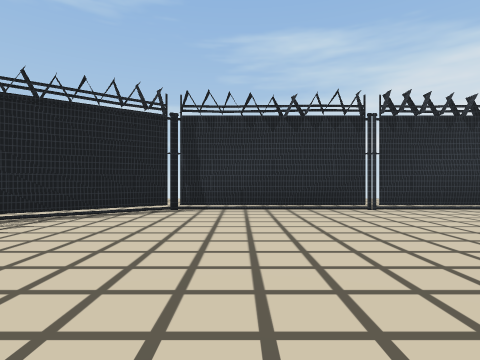
View 1 (above)

24 first-person views from a walk through a Unity game level. The camera is 1.4 m above the floor, looks level and sees 80° across. The floor is counted in squares, 2 m on a side. Each view is taken from the middle of a square. On the plan, view 1 faces up. The plan holds only what a view shows up to about 10 squares ahead; the rest is blank. The place goes on beyond the plan. The player is left out. Some surface patterns are stand-ins.

View 2
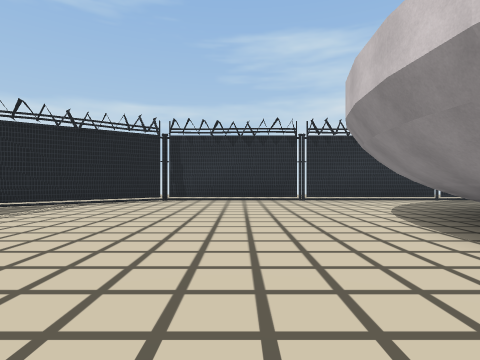

View 3
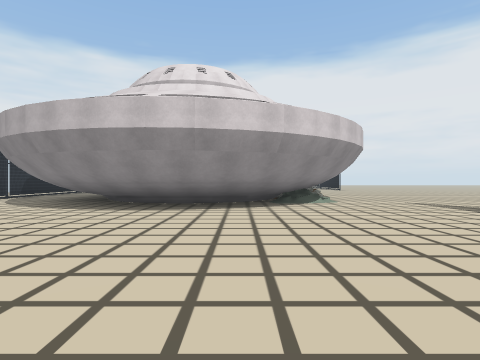

View 4
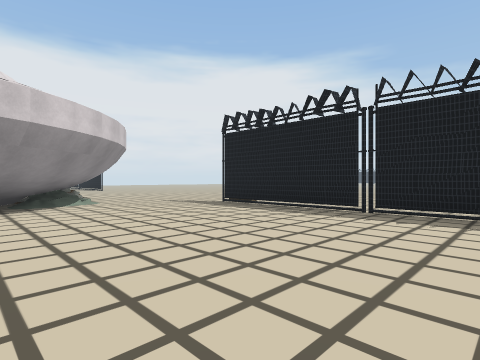

View 5
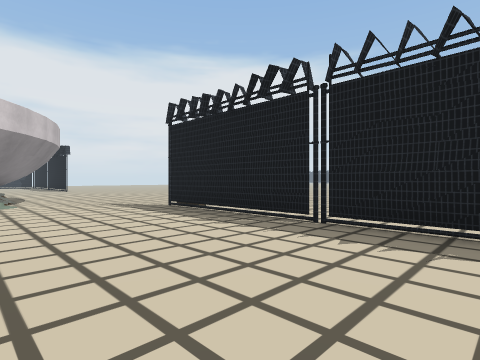

View 6
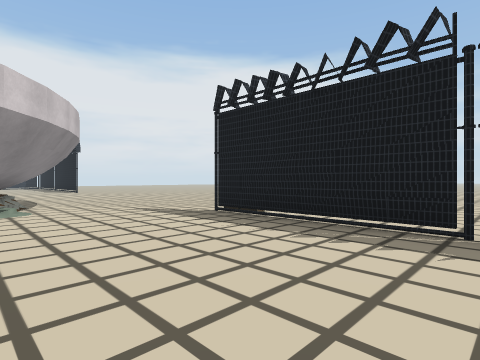

View 7
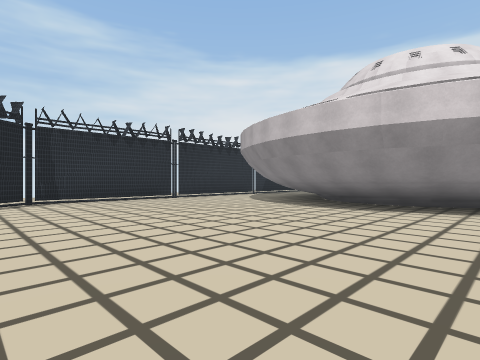

View 8
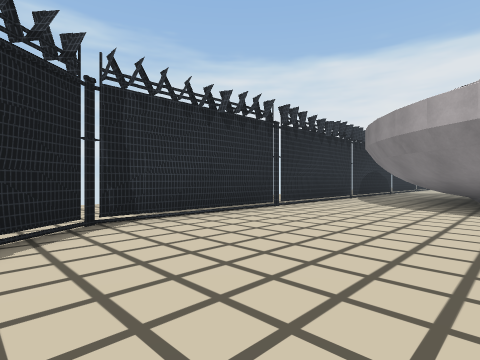

View 9
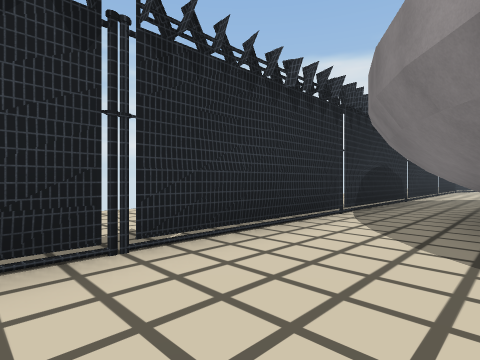

View 10
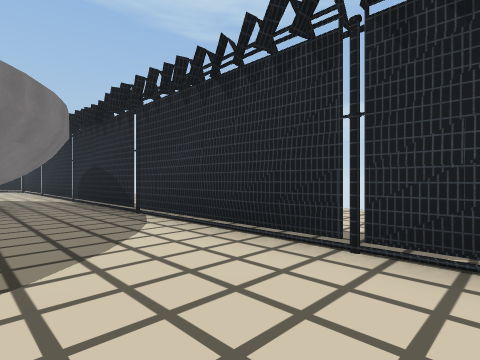

View 11
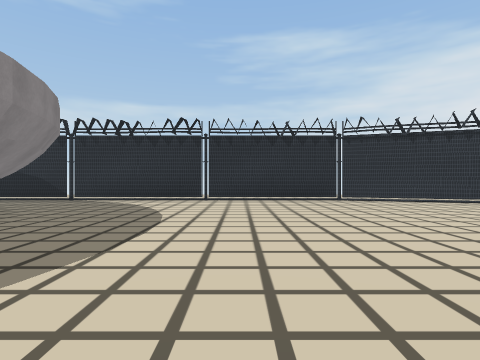

View 12
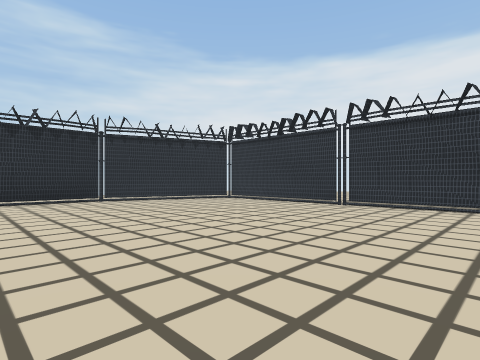

View 13
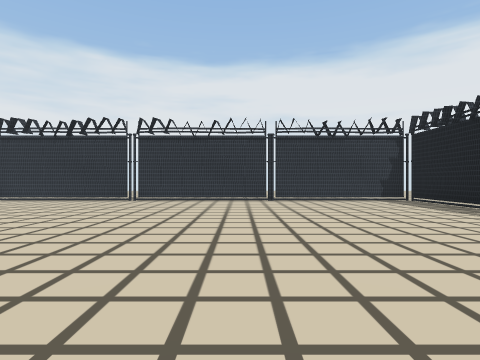

View 14
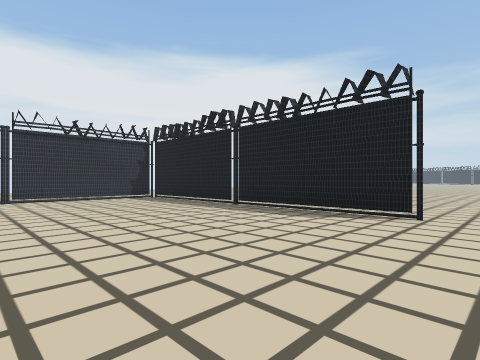

View 15
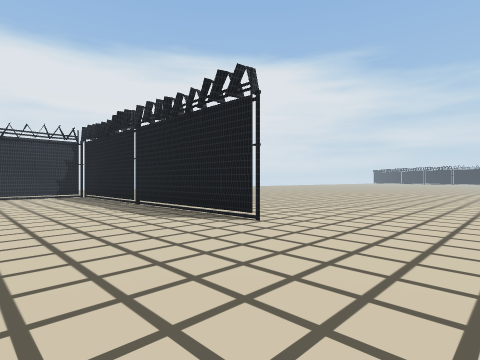

View 16
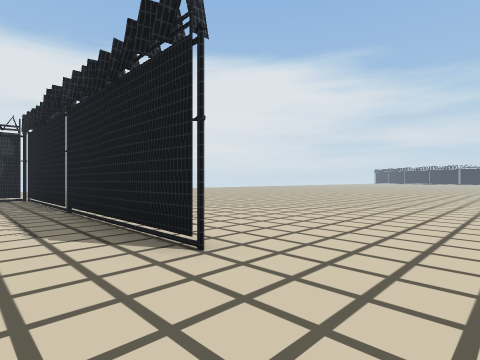

View 17
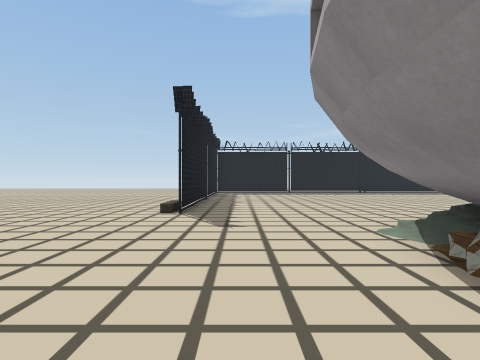

View 18
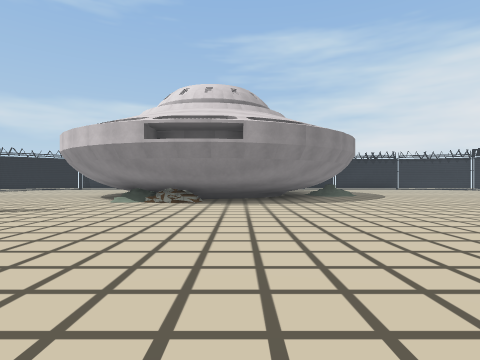

View 19
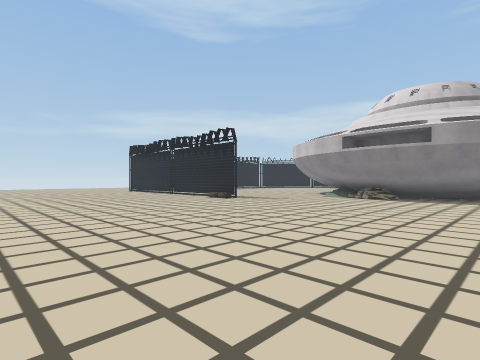

View 20
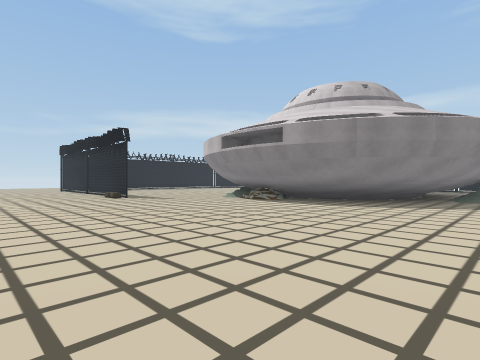

View 21
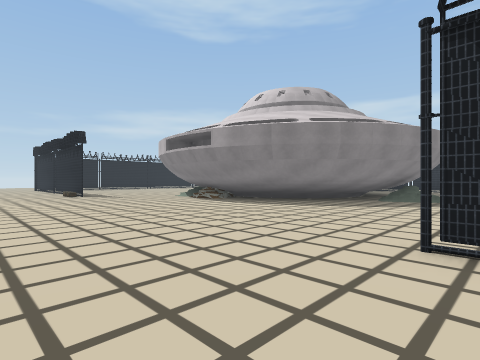

View 22
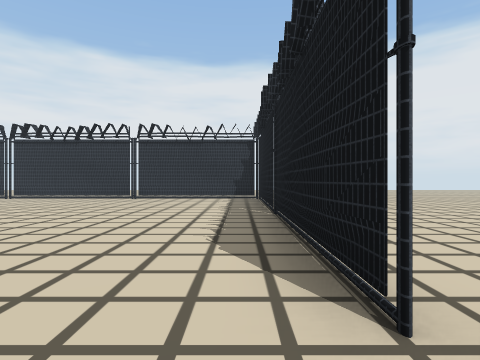

View 23
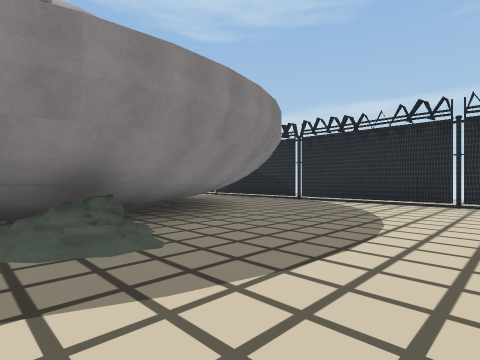

View 24
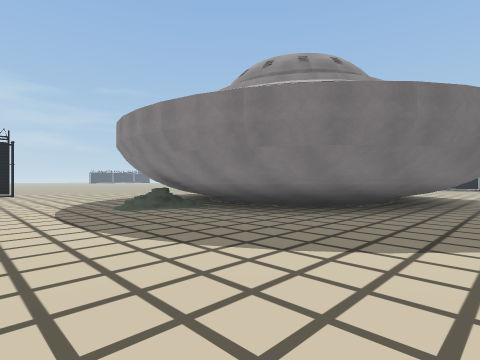

### Floor plan
Key: @ floor where view 1 was taken; # wall or solid block; x gap in a wall; . main floor; : floor 0.25 m higher than the main floor; T thing the floor can be seen under or through.
Columns run from 3 left of view 1 to 27 right of it. Each row starts with its distance up from view 1.
  9  ..
  8  .........       .... ...
  7 ..TTTTTTTT########TTx#####
  6 #T....................... ###
  5 #.........####.............. #
  4 .........#######.............#
  3 ........##    ###............#
  2 .......##      ##............#.
  1 .......##       ##...........#.
  0 ...@...##       ##...........T.
 -1 .......##       ##:..........T.
 -2 .......##      ###...........T.
 -3 .......###    ###............T
 -4 ........########.............#
 -5 .........######..............#
 -6 .............................#
 -7 .............................#
 -8 #TTTTTTT.....................#
 -9 ....................##########
-10    ....................... ..
-11    ......................
-12    ........................
-13    .........................
-14    ............. ............
-15    ............. .......  ...
-16           ...... ......    ..
-17                  .....
-18                  ....
-19                   ..

Positions as (right, up) in squares from view 1, and headings:
1: (0, 0), facing up
2: (1, -3), facing up
3: (-3, -2), facing right
4: (-3, -2), facing down-right
5: (-3, -4), facing down-right
6: (-1, -4), facing down-right
7: (-3, -3), facing up-right
8: (-3, 2), facing up-right
9: (2, 4), facing up-right
10: (18, 4), facing up-left
11: (18, -3), facing up
12: (18, -3), facing up-right
13: (16, -3), facing right
14: (15, -3), facing down-right
15: (13, -5), facing down-right
16: (14, -7), facing down-right
17: (10, -7), facing left
18: (10, -14), facing up
19: (12, -16), facing up-left
20: (15, -13), facing up-left
21: (17, -12), facing up-left
22: (15, -8), facing right
23: (18, -2), facing up-left
24: (18, 6), facing down-left
